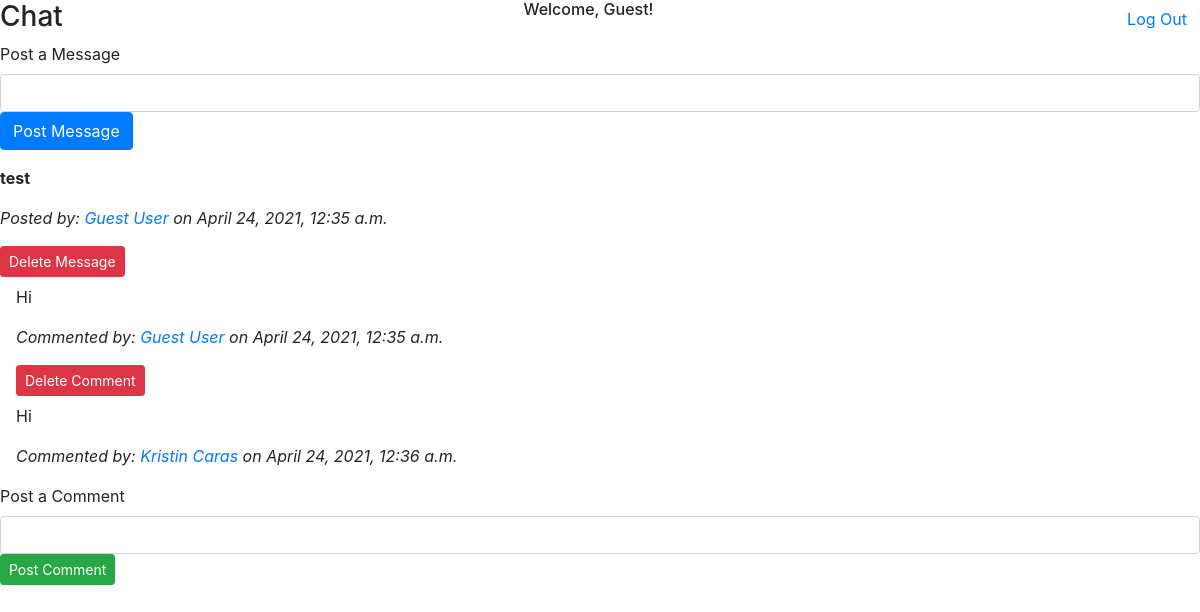
Page /chat (signed in) on the committed database.
### TeamSpotApp/models.py (models this page shows)
class User(models.Model):
  first_name = models.TextField()
  last_name = models.TextField()
  email = models.TextField()
  password = models.TextField()
  created_at = models.DateTimeField(auto_now_add=True)
  updated_at = models.DateTimeField(auto_now = True)
  objects = UserManager()

class Message(models.Model):
  poster = models.ForeignKey(User, related_name = "user_message", on_delete = models.CASCADE, null=True)
  message = models.TextField()
  created_at = models.DateTimeField(auto_now_add=True)
  updated_at = models.DateTimeField(auto_now = True)
  objects = MessageManager()

class Comment(models.Model):
  poster = models.ForeignKey(User, related_name = "user_comment", on_delete = models.CASCADE, null=True)
  post = models.ForeignKey(Message, related_name = "message_comment", on_delete = models.CASCADE, null=True)
  comment = models.TextField()
  created_at = models.DateTimeField(auto_now_add=True)
  updated_at = models.DateTimeField(auto_now = True)
  objects = CommentManager()

### TeamSpotApp/views.py (the view)
# urls.py: path('chat', views.chat),
def chat(request):
  if "user_id" in request.session:
    context = {
      "all_messages": Message.objects.all(),
      "current_user": User.objects.get(id = request.session['user_id'])
    }
    return render(request, 'chat.html', context)
  else:
    messages.error(request, "Please log in or register")
    return redirect('/')

### TeamSpotApp/templates/chat.html (shortened to what this page needs)
<!DOCTYPE html>
<html lang="en">
  <head>
    <link
      rel="stylesheet"
      href="https://stackpath.bootstrapcdn.com/bootstrap/4.5.2/css/bootstrap.min.css"
    />
    {% load static %}
    <link rel="stylesheet" href="{% static 'css/style.css' %}" />
  </head>
  <body>
    <div class="header d-flex justify-content-between">
      <h3>Chat</h3>
      <h6>Welcome, {{current_user.first_name}}!</h6>
      <form action="/logout" method="GET">
        <button type="submit" class="btn btn-link">Log Out</button>
      </form>
    </div>
    <div class = "message">
      <form action="/chat/postMessage" method="POST">
        <div class="form-group">
          <label for="message">Post a Message</label>
          <input type="text" name="message" class="form-control" />
          <button type="submit" class="btn btn-primary">Post Message</button>
        </div>
      </form>
      {% for message in all_messages reversed%}
        <p><strong>{{message.message}}</p></strong>
        <p><i>
          Posted by: <a href = "/profile/{{message.poster.id}}" > {{message.poster.first_name}} {{message.poster.last_name}}</a> on
          {{message.created_at}}
        </p></i>
        {% if message.poster.id == request.session.user_id %}
          <form action="/delete/{{message.id}}" , method="POST">
            <button type="submit" class="btn btn-danger btn-sm mb-2">Delete Message</button>
          </form>
        {% endif %}
        <div class = "comment ml-3">
          {% for comment in message.message_comment.all %}
            <p>{{comment.comment}}</p>
            <p><i>
              Commented by: <a href = "/profile/{{comment.poster.id}}"> {{comment.poster.first_name}} {{comment.poster.last_name}}</a> on
              {{comment.created_at}}
            </p></i>
            {% if comment.poster.id == request.session.user_id %}
              <form action="/delete_comment/{{comment.id}}" , method="POST">
                <button type="submit" class="btn btn-danger btn-sm mb-2">Delete Comment</button>
              </form>
            {% endif %}
          {% endfor %}
        </div>
          <form action="/chat/postComment/{{message.id}}" , method="POST">
            <div class="form-group">
              <label for="comment">Post a Comment</label>
              <input type="text" name="comment" class="form-control" />
              <button type="submit" class="btn btn-success btn-sm mb-2">Post Comment</button>
            </div>
          </form>
      {% endfor %}
    </div>
  </body>
</html>

### TeamSpotApp/static/css/style.css (style rules this page uses)
* { margin: 0px; padding: 0px; }

### rows in the picture
User: first_name "Guest"
Message: message "test", poster.first_name "Guest", poster.last_name "User", created_at "April 24, 2021, 12:35 a.m."
Comment: comment "Hi", poster.first_name "Guest", poster.last_name "User", created_at "April 24, 2021, 12:35 a.m."
Comment: comment "Hi", poster.first_name "Kristin", poster.last_name "Caras", created_at "April 24, 2021, 12:36 a.m."
